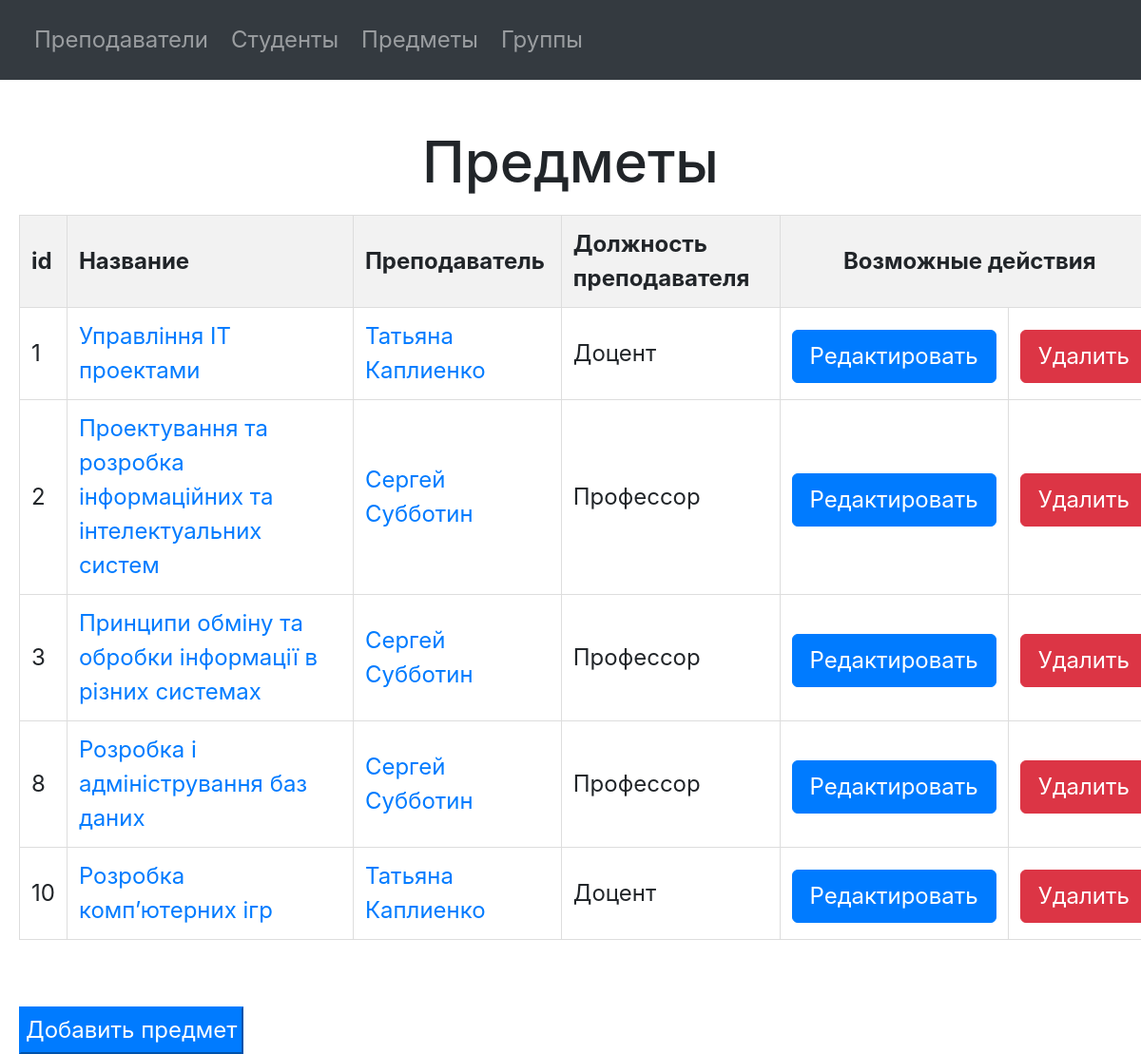
Before: /subjects/ with the older database file.
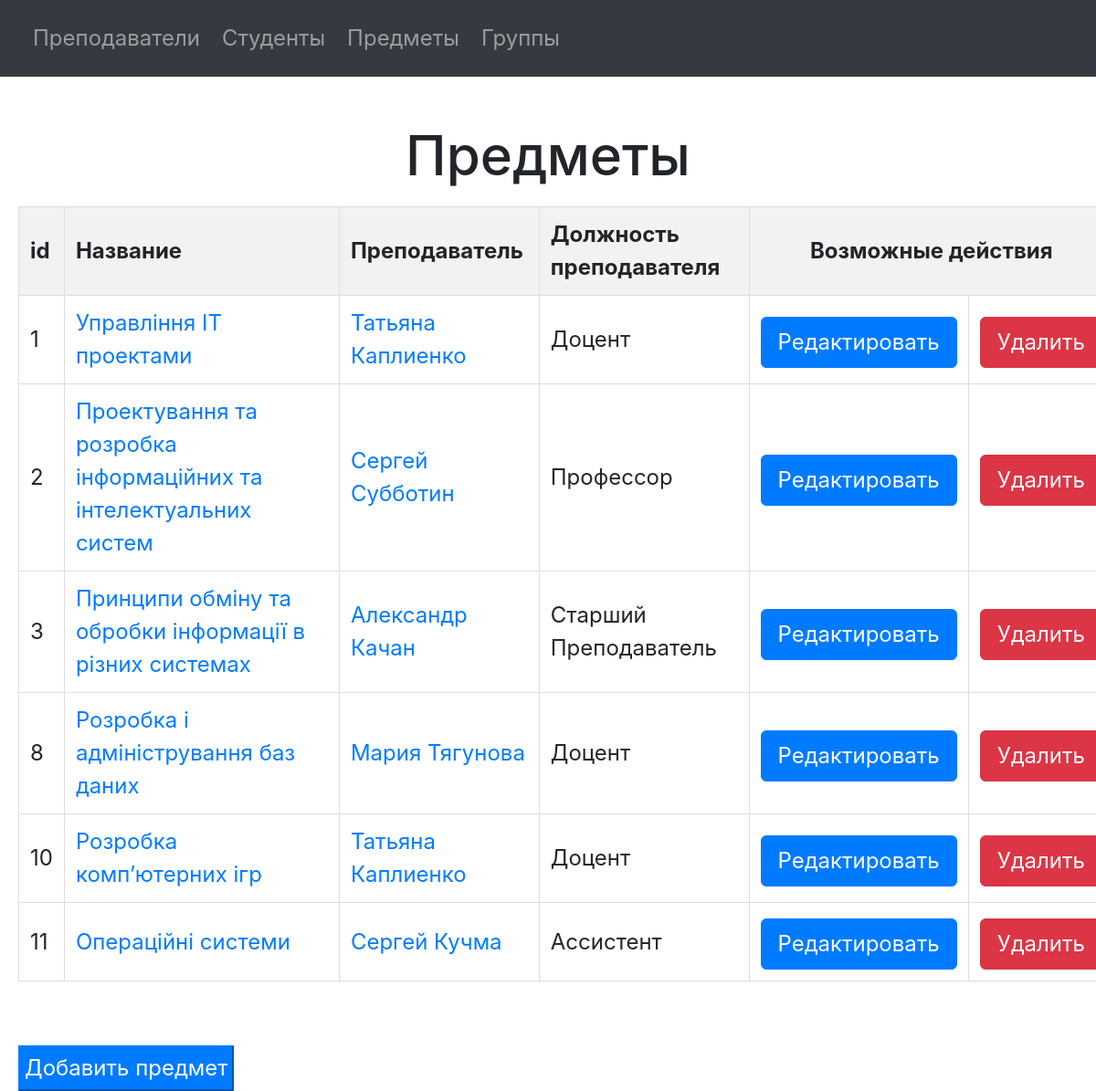
After: the same page with the newer database file.
### university/models.py (models this page shows, shortened)
class Subject(models.Model):
    title = models.CharField(max_length=80, verbose_name="Название предмета")
    group = models.ForeignKey(to=Group, related_name="subjects", on_delete=models.CASCADE, verbose_name="Группа")
    teacher = models.ForeignKey(to=Teacher, on_delete=models.CASCADE,
                                verbose_name="Преподаватель, который ведет предмет")
    class Meta:
        verbose_name = "Предмет"
        verbose_name_plural = "Предметы"

class Teacher(models.Model):
    first_name = models.CharField(max_length=20, verbose_name="Имя")
    last_name = models.CharField(max_length=20, verbose_name="Фамилия")
    email = models.EmailField(max_length=30, verbose_name="Email преподавателя")
    job_position = models.CharField(max_length=40, choices=JOB_POSITION_CHOICES, verbose_name="Должность")
    class Meta:
        verbose_name = "Преподаватель"
        verbose_name_plural = "Преподаватели"

### university/views.py (the view)
# urls.py: path('subjects/', get_subjects, name='get_subjects'),
def get_subjects(request):
    subjects = Subject.objects.all()
    context = {
        'subjects': subjects,
    }
    return render(request, "subject/view_subjects.html", context)

### templates/subject/view_subjects.html (shortened to what this page needs)
{% include "navigation.html" %}
<!DOCTYPE html>
<html lang="en">
<head>
</head>
<body>
<h1>Предметы</h1>
<table border="1px solid black">
    <thead>
    <tr>
        <th>id</th>
        <th>Название</th>
        <th>Преподаватель</th>
        <th>Должность преподавателя</th>
        <th colspan="2" style="text-align: center">Возможные действия</th>
    </tr>
    </thead>
    <tbody>
    {% for subject in subjects %}
        <tr>
            <td>{{ subject.id }}</td>
            <td><a href="/subject/{{ subject.id }}">{{ subject.title }} </a></td>
            <td>
                <a href="/teacher/{{ subject.teacher.id }}">{{ subject.teacher.first_name }} {{ subject.teacher.last_name }}</a>
            </td>
            <td>{{ subject.teacher.job_position }}</td>
            <td>
                <form action="/subject/{{ subject.id }}/edit">
                    <button class="btn btn-primary">Редактировать</button>
                </form>
            </td>
            <td>
                <form action="/subject/{{ subject.id }}/delete">
                    <button class="btn btn-danger">Удалить</button>
                </form>
            </td>
        </tr>
    {% endfor %}
    </tbody>
</table>
<form action="/subject/add" style="margin-top: 50px; margin-left: 10px">
    <button type="submit" class="btn-primary btn-submit">Добавить предмет</button>
</form>
</body>
</html>

Changed rows visible on the page:
changed Subject "Принципи обміну та обробки інформації в різних системах": teacher.first_name "Сергей" → "Александр"; teacher.last_name "Субботин" → "Качан"; teacher.job_position "Профессор" → "Старший Преподаватель"
changed Subject "Розробка і адміністрування баз даних": teacher.first_name "Сергей" → "Мария"; teacher.last_name "Субботин" → "Тягунова"; teacher.job_position "Профессор" → "Доцент"
added Subject: id "11", title "Операційні системи", teacher.first_name "Сергей", teacher.last_name "Кучма", teacher.job_position "Ассистент"
